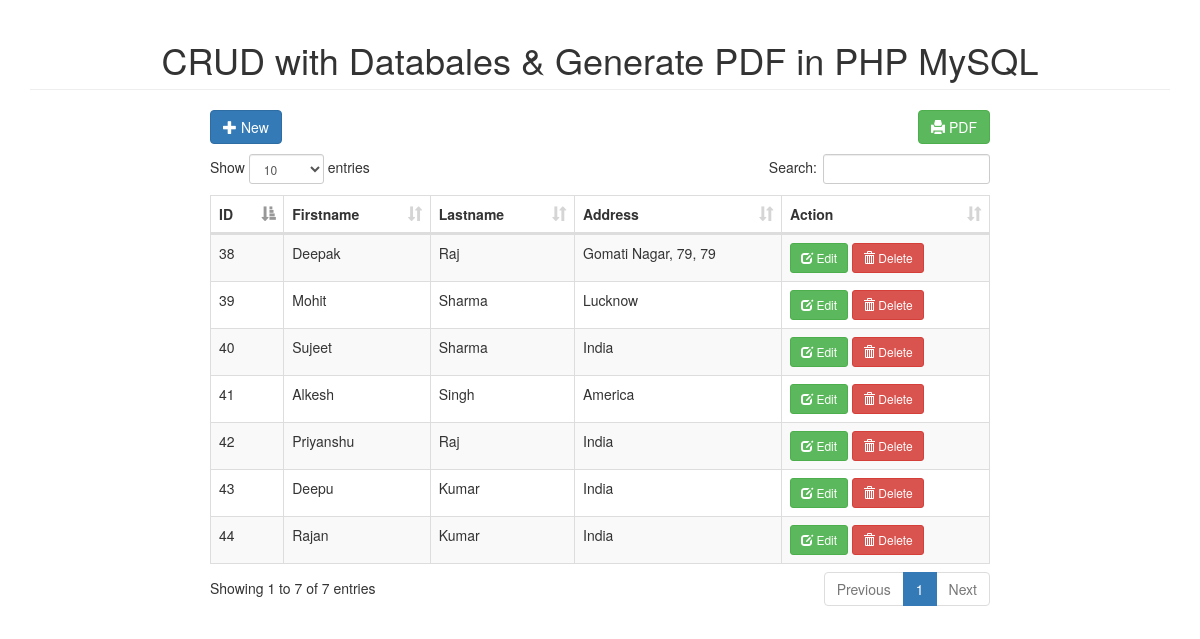
The page / on the database its author committed.
### tables this page shows
CREATE TABLE `members` (
  `id` int(11) NOT NULL,
  `firstname` varchar(30) NOT NULL,
  `lastname` varchar(30) NOT NULL,
  `address` text NOT NULL
);

### index.php (the view, shortened to what this page needs)
<!DOCTYPE html>
<html>
<head>
	<link rel="stylesheet" type="text/css" href="bootstrap/css/bootstrap.min.css">
	<link rel="stylesheet" type="text/css" href="datatable/dataTable.bootstrap.min.css">
</head>
<body>
<div class="container">
	<h1 class="page-header text-center">CRUD with Databales & Generate PDF in PHP MySQL</h1>
	<div class="row">
		<div class="col-sm-8 col-sm-offset-2">
			<div class="row">
				<a href="#addnew" data-toggle="modal" class="btn btn-primary"><span class="glyphicon glyphicon-plus"></span> New</a>
				<a href="print_pdf.php" class="btn btn-success pull-right"><span class="glyphicon glyphicon-print"></span> PDF</a>
			</div>
			<div class="height10">
			</div>
			<div class="row">
				<table id="myTable" class="table table-bordered table-striped">
					<thead>
						<th>ID</th>
						<th>Firstname</th>
						<th>Lastname</th>
						<th>Address</th>
						<th>Action</th>
					</thead>
					<tbody>
						<?php
							include_once('connection.php');
							$sql = "SELECT * FROM members";
							$query = $conn->query($sql);
							while($row = $query->fetch_assoc()){
								echo
								"<tr>
									<td>".$row['id']."</td>
									<td>".$row['firstname']."</td>
									<td>".$row['lastname']."</td>
									<td>".$row['address']."</td>
									<td>
										<a href='#edit_".$row['id']."' class='btn btn-success btn-sm' data-toggle='modal'><span class='glyphicon glyphicon-edit'></span> Edit</a>
										<a href='#delete_".$row['id']."' class='btn btn-danger btn-sm' data-toggle='modal'><span class='glyphicon glyphicon-trash'></span> Delete</a>
									</td>
								</tr>";
							}
						?>
					</tbody>
				</table>
			</div>
		</div>
	</div>
</div>
</body>
</html>

### index.php (style rules this page uses)
.height10 { height:10px; }

### rows shown on the page
members: id "38", firstname "Deepak", lastname "Raj", address "Gomati Nagar, 79, 79"
members: id "39", firstname "Mohit", lastname "Sharma", address "Lucknow"
members: id "40", firstname "Sujeet", lastname "Sharma", address "India"
members: id "41", firstname "Alkesh", lastname "Singh", address "America"
members: id "42", firstname "Priyanshu", lastname "Raj", address "India"
members: id "43", firstname "Deepu", lastname "Kumar", address "India"
members: id "44", firstname "Rajan", lastname "Kumar", address "India"
